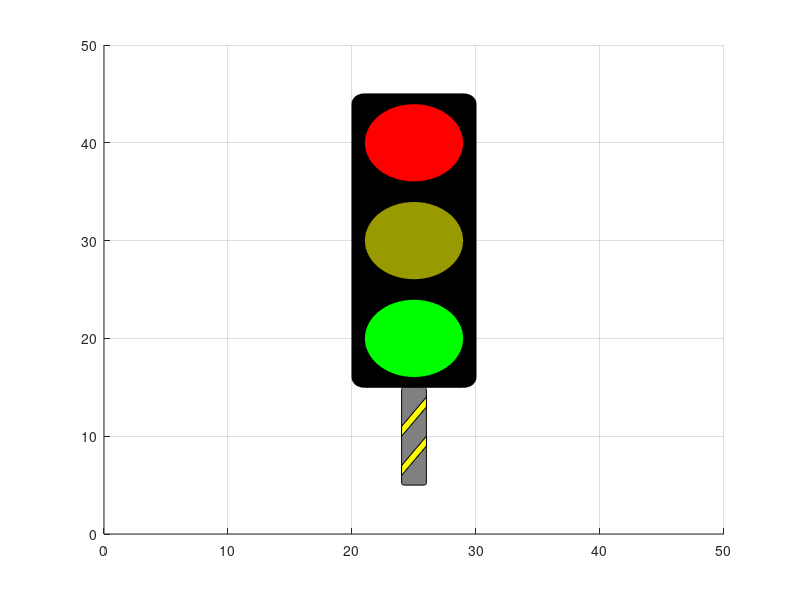

The MATLAB script that drew this image: (Note: this script raises an error after producing the figure.)
%%
% traffic light position, filling color, and curvatue.
TL_POS = [20 15 10 30];
TL_FACE_COLOR = [0 0 0];
TL_CURVATURE = 0.2;

% same radius and X center for all three circles.
RADIUS = 4;
CENTER_X = 25;

% Red, Yellow, and Green centers on Y axis.
RED_CENTER_Y = 40;
YELLOW_CENTER_Y = 30;
GREEN_CENTER_Y = 20;


trafficLight_Head = rectangle('Position', TL_POS,...
    'FaceColor', TL_FACE_COLOR ,...
    'Curvature', TL_CURVATURE );

redCircle = rectangle('Position', [CENTER_X-RADIUS, RED_CENTER_Y-RADIUS, RADIUS*2, RADIUS*2],...
    'Curvature', 1,...
    'FaceColor', [1 0 0]);
yellowCircle = rectangle('Position', [CENTER_X-RADIUS, YELLOW_CENTER_Y-RADIUS, RADIUS*2, RADIUS*2],...
    'FaceColor', [0.6 0.6 0],...
    'Curvature', 1);
greenCircle = rectangle('Position', [CENTER_X-RADIUS, GREEN_CENTER_Y-RADIUS, RADIUS*2, RADIUS*2],...
    'FaceColor', [0 1 0],...
    'Curvature', 1);

trafficLight_Base = rectangle('Position', [24 5 2 10],...
    'FaceColor' , [0.5 0.5 0.5],...
    'Curvature', 0.2 );

hold on;

x = [24, 24, 26, 26];
y = [10, 11, 14, 13];
fill(x, y, 'y');
fill(x, y-4, 'y');

xlim([0 50]);
ylim([0 50]);
grid on;

while 1
    redCircle.FaceColor = [1 0 0];
    greenCircle.FaceColor = [0 0.6 0];
    pause(1);
    
    redCircle.FaceColor = [0.5 0 0];
    yellowCircle.FaceColor = [1 1 0];
    pause(1);
    
    yellowCircle.FaceColor = [0.6 0.6 0];
    greenCircle.FaceColor = [0 1 0];
    pause(1);
end
%%